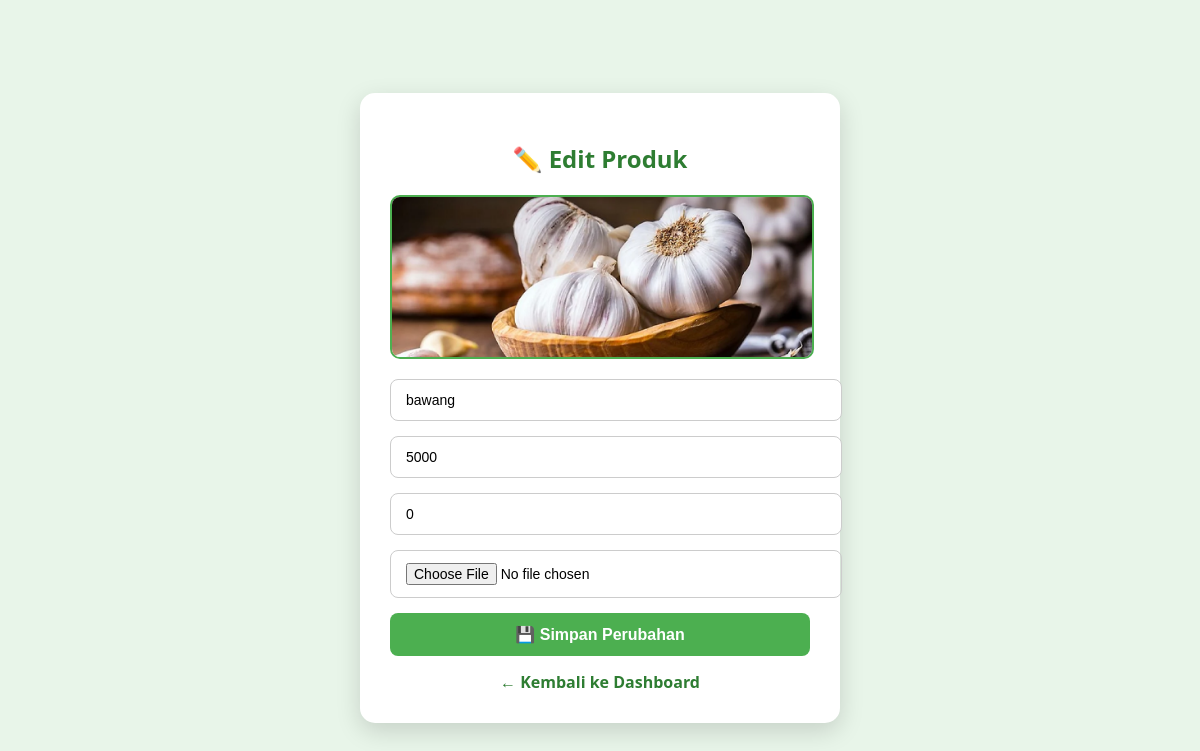
The page /edit_produk.php?id=11 (signed in) on the database its author committed.
### tables this page shows
CREATE TABLE `produk` (
  `id` int(11) NOT NULL,
  `nama_produk` varchar(100) DEFAULT NULL,
  `harga` int(11) DEFAULT NULL,
  `stok` int(11) DEFAULT NULL,
  `penjual_id` int(11) DEFAULT NULL,
  `stock` int(11) DEFAULT 0,
  `status` enum('aktif','hapus') DEFAULT 'aktif',
  `gambar` varchar(100) DEFAULT NULL
);

### edit_produk.php (the view, shortened to what this page needs)
<?php
include '../config/db.php';
$id = intval($_GET['id'] ?? 0);
$data = mysqli_fetch_assoc(
    mysqli_query($conn,"SELECT * FROM produk WHERE id=$id")
);
?>
<!DOCTYPE html>
<html lang="id">
<head>
</head>
<body>
<form method="POST"
      enctype="multipart/form-data"
      class="card"
      onsubmit="return confirmSubmit()">
    <h2>✏️ Edit Produk</h2>
    <img id="preview"
         src="../assets/img/<?= htmlspecialchars($data['gambar']) ?>"
         class="preview"
         alt="Preview">
    <input type="text"
           name="nama"
           value="<?= htmlspecialchars($data['nama_produk']) ?>"
           placeholder="Nama Produk"
           required>
    <input type="number"
           name="harga"
           value="<?= $data['harga'] ?>"
           placeholder="Harga"
           required>
    <input type="number"
           name="stok"
           value="<?= $data['stok'] ?>"
           placeholder="Stok"
           required>
    <input type="file"
           name="gambar"
           accept="image/*"
           onchange="previewImage(this)">
    <button type="submit">💾 Simpan Perubahan</button>
    <a href="dashboard.php" class="back">← Kembali ke Dashboard</a>
</form>
</body>
</html>

### edit_produk.php (style rules this page uses)
body { font-family:'Segoe UI',sans-serif; background:#e8f5e9; display:flex; justify-content:center; align-items:center; min-height:100vh; }
.card { background:#fff; padding:30px; border-radius:15px; box-shadow:0 8px 25px rgba(0,0,0,.15); width:100%; max-width:420px; }
h2 { text-align:center; color:#2e7d32; margin-bottom:20px; }
img.preview { width:100%; height:160px; object-fit:cover; border-radius:10px; margin-bottom:15px; border:2px solid #4caf50; }
input { width:100%; padding:12px 15px; margin-bottom:15px; border-radius:8px; border:1px solid #ccc; font-size:14px; }
button { width:100%; padding:12px; background:#4caf50; color:#fff; font-size:16px; font-weight:bold; border:none; border-radius:8px; cursor:pointer; transition:.3s; }
.back { display:block; margin-top:15px; text-align:center; text-decoration:none; color:#2e7d32; font-weight:bold; }

### rows shown on the page
produk: gambar (picture), nama "bawang", harga "5000", stok "0"
